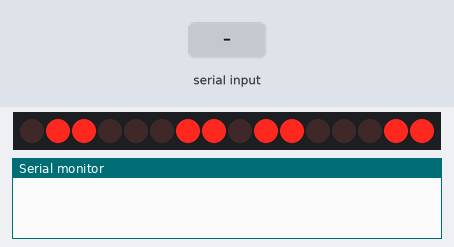
The sketch below on a simulated Arduino Uno, built with avr-gcc and run on an emulated ATmega328P. On the bench: 16 shift-register outputs drawn as a row of LEDs (first output left, lit = HIGH), the last lines printed to the serial monitor. Wiring (inferred from the names in the program): 2 × shift register (74HC595): data pin 11; shift clock pin 13; latch pin 12. Wiring (inferred from the signals the program sends): row of LEDs: on Q0, Q1, Q2, Q3, Q4, Q5, Q6, Q7, Q8, Q9, Q10, Q11, Q12, Q13, Q14, Q15. The inputs (shaded band) are chosen by the test bench.

Above: at 1.2 s.
1.3 s: "90,45\n" received over Serial
At 2.4 s:
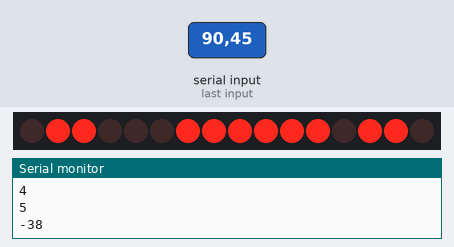
At 2.9 s:
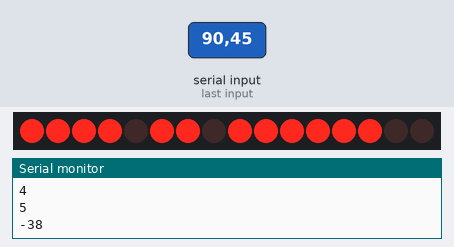
Timing chart, 0 to 9.5 s (numbered marks = the images above; inputs shaded):
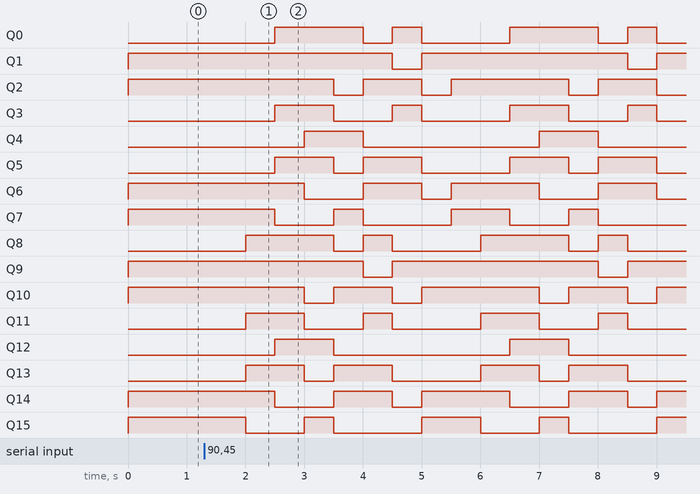

Measured:
- after the input at 1.3 s, Q0: LOW → HIGH after 1.2 s, → LOW 1.5 s later, → HIGH 0.50 s later, → LOW 0.50 s later, … (8 changes in this stretch); Q1: alternates HIGH for 3.5 s and LOW for 0.50 s, starting after 3.2 s

The sketch:

cascading_shift_1.ino
```cpp
const char lth = 12; //ST_CP to pin 12
const char clk = 13; //SH_CP to pin 13
const char dat = 11; //DS to pin 11
int bit[11] = { B11111100, B01100000, B11011010, B11110010,
 B01100110, B10110110, B10111110, B11100000, B11111110,  B11110110, B0000000};

void setup() {
  Serial.begin(9600);
  pinMode(lth, OUTPUT);
  pinMode(clk, OUTPUT);
  pinMode(dat, OUTPUT);
  digitalWrite(lth, 0);
  shiftOut(dat, clk, LSBFIRST, bit[11]);
  shiftOut(dat, clk, LSBFIRST, bit[11]);
  digitalWrite(lth, 1);
}

int k = 0;
void loop() {
  delay(100);
  k = Serial.available();
  if (k > 0){
    int *numbers = new int[k];
    for(int i = 0; i < k; i++){
      numbers[i] = Serial.read() - '0';
      delay(100);
    }
    for(int i = 0; i < k; i++){
      Serial.println(numbers[i]);
    }
    if (k == 1){
      digitalWrite(lth, 0);
      shiftOut(dat, clk, LSBFIRST, bit[numbers[0]]);
      shiftOut(dat, clk, LSBFIRST, bit[0]);
      digitalWrite(lth, 1);

    }
    else if (k == 2){
      digitalWrite(lth, 0);
      shiftOut(dat, clk, LSBFIRST, bit[numbers[1]]);
      shiftOut(dat, clk, LSBFIRST, bit[numbers[0]]);
      digitalWrite(lth, 1);
    }
    else{
      while(true){
        for(int i = 0; i <= k + 1; i++){
          if (i == 0){
            digitalWrite(lth, 0);
            shiftOut(dat, clk, LSBFIRST, bit[numbers[i]]);
            shiftOut(dat, clk, LSBFIRST, bit[11]);
            digitalWrite(lth, 1);
          }
          else if(i == k){
            digitalWrite(lth, 0);
            shiftOut(dat, clk, LSBFIRST, bit[11]);
            shiftOut(dat, clk, LSBFIRST, bit[numbers[i-1]]);
            digitalWrite(lth, 1);
          }
          else if(i == k+1){
            digitalWrite(lth, 0);
            shiftOut(dat, clk, LSBFIRST, bit[11]);
            shiftOut(dat, clk, LSBFIRST, bit[11]);
            digitalWrite(lth, 1);
          }
          else{
            digitalWrite(lth, 0);
            shiftOut(dat, clk, LSBFIRST, bit[numbers[i]]);
            shiftOut(dat, clk, LSBFIRST, bit[numbers[i-1]]);
            digitalWrite(lth, 1);
          }
          delay(500);
        }
      }
    }
  }
}
```
